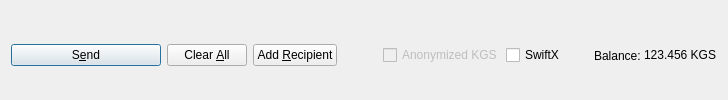
         <widget class="QFrame" name="frame_Send">
          <layout class="QHBoxLayout" name="horizontalLayout">
           <property name="bottomMargin">
            <number>0</number>
           </property>
           <item>
            <widget class="QPushButton" name="sendButton">
             <property name="minimumSize">
              <size>
               <width>150</width>
               <height>0</height>
              </size>
             </property>
             <property name="toolTip">
              <string>Confirm the send action</string>
             </property>
             <property name="text">
              <string>S&amp;end</string>
             </property>
             <property name="icon">
              <iconset resource="../kgs.qrc">
               <normaloff>:/icons/send</normaloff>:/icons/send</iconset>
             </property>
             <property name="autoDefault">
              <bool>false</bool>
             </property>
             <property name="default">
              <bool>true</bool>
             </property>
            </widget>
           </item>
           <item>
            <widget class="QPushButton" name="clearButton">
             <property name="sizePolicy">
              <sizepolicy hsizetype="Minimum" vsizetype="Fixed">
               <horstretch>0</horstretch>
               <verstretch>0</verstretch>
              </sizepolicy>
             </property>
             <property name="toolTip">
              <string>Clear all fields of the form.</string>
             </property>
             <property name="text">
              <string>Clear &amp;All</string>
             </property>
             <property name="icon">
              <iconset resource="../kgs.qrc">
               <normaloff>:/icons/remove</normaloff>:/icons/remove</iconset>
             </property>
             <property name="autoDefault">
              <bool>false</bool>
             </property>
            </widget>
           </item>
           <item>
            <widget class="QPushButton" name="addButton">
             <property name="toolTip">
              <string>Send to multiple recipients at once</string>
             </property>
             <property name="text">
              <string>Add &amp;Recipient</string>
             </property>
             <property name="icon">
              <iconset resource="../kgs.qrc">
               <normaloff>:/icons/add</normaloff>:/icons/add</iconset>
             </property>
             <property name="autoDefault">
              <bool>false</bool>
             </property>
            </widget>
           </item>
           <item>
            <spacer name="horizontalSpacer">
             <property name="orientation">
              <enum>Qt::Horizontal</enum>
             </property>
             <property name="sizeHint" stdset="0">
              <size>
               <width>40</width>
               <height>20</height>
              </size>
             </property>
            </spacer>
           </item>
           <item>
            <layout class="QHBoxLayout" name="horizontalLayout_2">
             <property name="spacing">
              <number>3</number>
             </property>
             <item>
              <widget class="QCheckBox" name="checkzKGS">
               <property name="enabled">
                <bool>false</bool>
               </property>
               <property name="text">
                <string>Anonymized KGS</string>
               </property>
              </widget>
             </item>
             <item>
              <widget class="QCheckBox" name="checkSwiftTX">
               <property name="enabled">
                <bool>true</bool>
               </property>
               <property name="minimumSize">
                <size>
                 <width>85</width>
                 <height>0</height>
                </size>
               </property>
               <property name="text">
                <string>SwiftX</string>
               </property>
              </widget>
             </item>
             <item>
              <widget class="QLabel" name="label">
               <property name="text">
                <string>Balance:</string>
               </property>
              </widget>
             </item>
             <item>
              <widget class="QLabel" name="labelBalance">
               <property name="sizePolicy">
                <sizepolicy hsizetype="Preferred" vsizetype="Fixed">
                 <horstretch>0</horstretch>
                 <verstretch>0</verstretch>
                </sizepolicy>
               </property>
               <property name="cursor">
                <cursorShape>IBeamCursor</cursorShape>
               </property>
               <property name="text">
                <string notr="true">123.456 KGS</string>
               </property>
               <property name="textInteractionFlags">
                <set>Qt::LinksAccessibleByMouse|Qt::TextSelectableByKeyboard|Qt::TextSelectableByMouse</set>
               </property>
              </widget>
             </item>
            </layout>
           </item>
          </layout>
         </widget>
